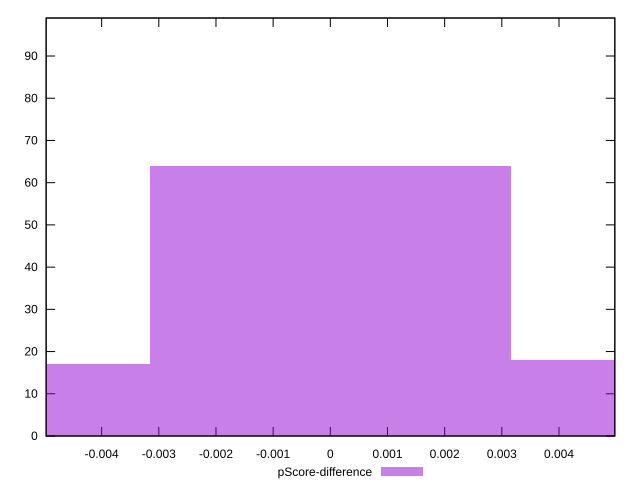

gnuplot code for this plot:
reset

$pScoreDifference <<EOF
0 64
0.006308119712130684 18
-0.006308119712130684 17
EOF

set key outside below
set boxwidth 0.006308119712130684
set xrange [-0.004970719539451676:0.004976576343875605]
set yrange [0:99]
set trange [0:99]
set style fill transparent solid 0.5 noborder
set terminal svg size 640, 490 enhanced background rgb 'white'
set output "reports/report_00027_2021-02-24T12-40-31.850Z/largest-contentful-paint/samples/card/pScore-difference/histogram.svg"

plot $pScoreDifference title "pScore-difference" with boxes

reset
